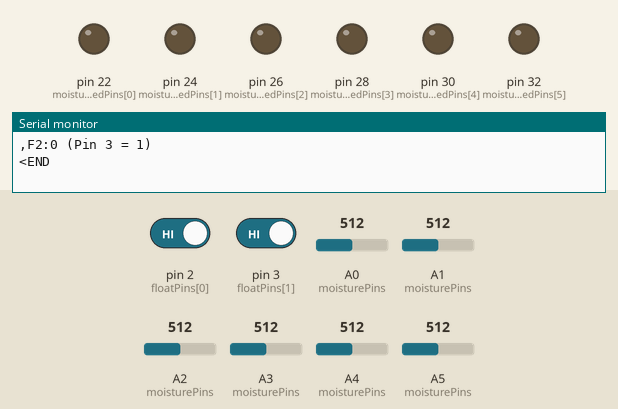
Simulated run of this sketch. Board: Arduino Mega 2560, built with avr-gcc and run on an emulated ATmega2560. Shown: output pins drawn as LEDs (lit = HIGH), the last lines printed to the serial monitor. Inputs (shaded band) come from the test bench; at power-on: A0 (moisturePins) = 512, A1 (moisturePins) = 512, A2 (moisturePins) = 512, A3 (moisturePins) = 512, A4 (moisturePins) = 512, pin 2 (floatPins[0]) HIGH, pin 3 (floatPins[1]) HIGH, A5 (moisturePins) = 512.

Above: at 2.5 s.
2.6 s: A0 (moisturePins) set to 559
At 3.2 s:
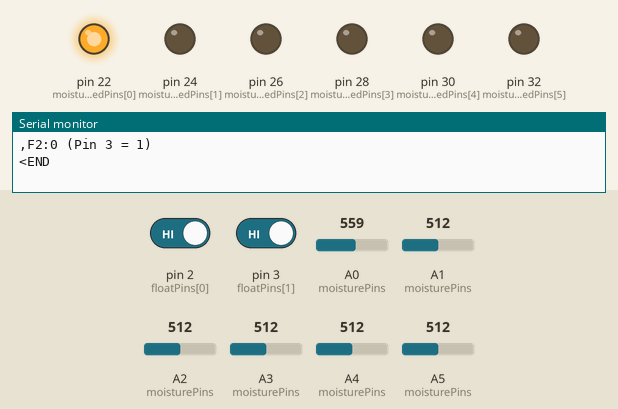
4.4 s: A1 (moisturePins) set to 534
5.9 s: A1 (moisturePins) set to 552
At 6.4 s:
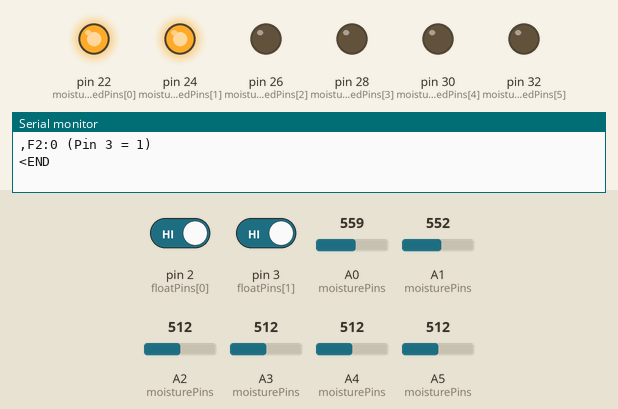
7.5 s: A2 (moisturePins) set to 557
At 8.1 s:
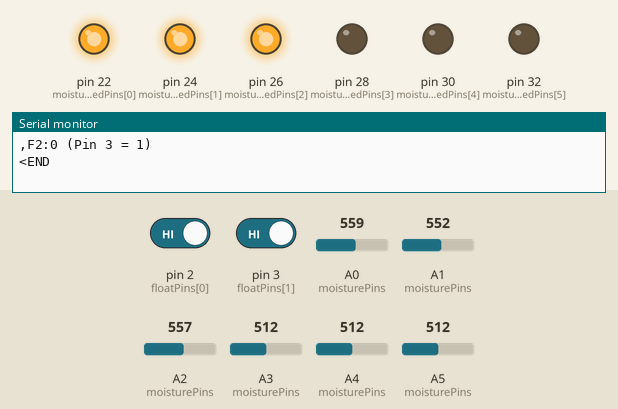
9.1 s: A3 (moisturePins) set to 716
At 9.9 s:
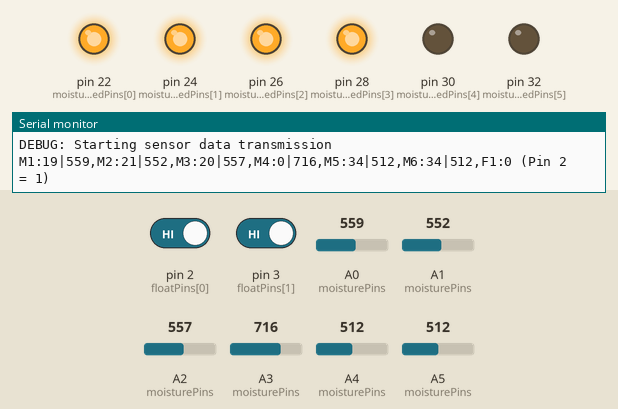
10.6 s: A4 (moisturePins) set to 716
At 11.6 s:
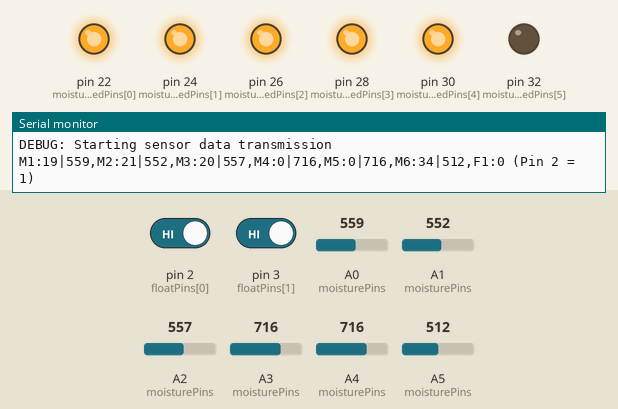
Timing chart, 0 to 13.2 s (numbered marks = the images above; inputs shaded):
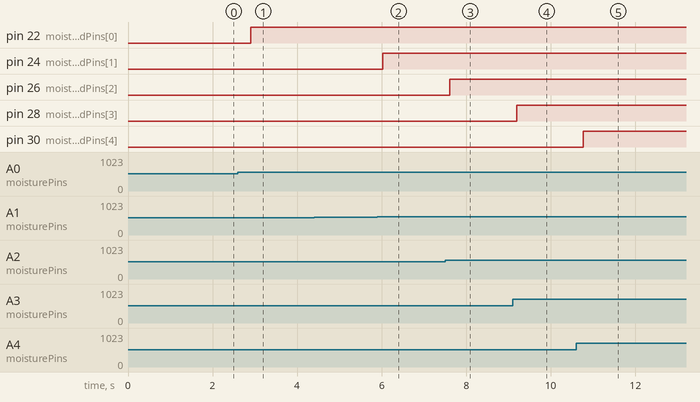

Measured:
- the behaviour switches between 542 and 543 on A0 (moisturePins) (found by bisection; images 0 and 1)
- the behaviour switches between 542 and 543 on A1 (moisturePins) (found by bisection; images 1 and 2)
- the behaviour switches between 542 and 543 on A2 (moisturePins) (found by bisection; images 2 and 3)
- after the input at 2.6 s, pin 22 (moistureLedPins[0]): LOW → HIGH after 0.31 s
- after the input at 5.9 s, pin 24 (moistureLedPins[1]): LOW → HIGH after 0.13 s
- after the input at 7.5 s, pin 26 (moistureLedPins[2]): LOW → HIGH after 0.11 s
- after the input at 9.1 s, pin 28 (moistureLedPins[3]): LOW → HIGH after 0.09 s
- after the input at 10.6 s, pin 30 (moistureLedPins[4]): LOW → HIGH after 0.17 s

The sketch:

plant_controller.ino
```cpp
#define MOISTURE_SENSORS 6  // 6 soil moisture sensors
#define FLOAT_SENSORS 2     // 2 humidity tray float sensors
#define WATER_PUMPS 8       // 6 plant pumps + 2 humidity tray pumps
#define MOISTURE_LEDS 6    // One LED per moisture sensor
#define FLOAT_LEDS 2      // One LED per float sensor

// Calibration values for capacitive soil moisture sensor
const int AIR_VALUE = 620;    // Value when sensor is in air
const int WATER_VALUE = 310;  // Value when sensor is in water
const int READINGS_PER_SENSOR = 4;  // Number of readings to average

// Pin definitions
const int moisturePins[] = {A0, A1, A2, A3, A4, A5};  // Soil moisture sensors
const int floatPins[] = {2, 3};  // Float sensors
const int moistureLedPins[] = {22, 24, 26, 28, 30, 32};  // LED pins for moisture warnings

void setup() {
  Serial.begin(9600);

  // Configure pins
  for(int i = 0; i < FLOAT_SENSORS; i++) {
    pinMode(floatPins[i], INPUT_PULLUP);
  }

  // Configure analog reference
  analogReference(DEFAULT);

  // Wait a moment for serial to stabilize
  delay(1000);

  // Send startup message repeatedly until connection is established
  while (!Serial) {
    ; // Wait for serial port to connect
  }

  // Send READY message multiple times to ensure it's received
  for(int i = 0; i < 3; i++) {
    Serial.println("READY");
    delay(100);
  }

  // Configure LED pins
  for(int i = 0; i < MOISTURE_LEDS; i++) {
    pinMode(moistureLedPins[i], OUTPUT);
    digitalWrite(moistureLedPins[i], LOW);
  }
}

int readMoistureSensor(int pin) {
    long sum = 0;
    int validReadings = 0;
    int lastReading = -1;

    for(int i = 0; i < READINGS_PER_SENSOR; i++) {
        int reading = analogRead(pin);

        if(reading > 1000) {
            return -1;  // Disconnected
        }

        if(lastReading != -1 && abs(reading - lastReading) > 50) {
            return -1;  // Unstable reading
        }

        sum += reading;
        validReadings++;
        lastReading = reading;
        delay(10);
    }

    if(validReadings == 0) return -1;
    return sum / validReadings;
}

void sendSensorData() {
    Serial.println("BEGIN>");

    // Debug output before sending data
    Serial.println("DEBUG: Starting sensor data transmission");

    // Read moisture sensors
    for(int i = 0; i < MOISTURE_SENSORS; i++) {
        int rawValue = readMoistureSensor(moisturePins[i]);

        Serial.print("M");
        Serial.print(i + 1);
        Serial.print(":");

        if(rawValue != -1 && rawValue < 1000) {
            int moisturePercent = map(constrain(rawValue, WATER_VALUE, AIR_VALUE),
                                  AIR_VALUE, WATER_VALUE, 0, 100);

            // Control LED based on moisture level
            digitalWrite(moistureLedPins[i], moisturePercent < 25 ? HIGH : LOW);

            Serial.print(moisturePercent);
            Serial.print("|");
            Serial.print(rawValue);
        } else {
            Serial.print("NC");
        }

        if(i < MOISTURE_SENSORS-1) Serial.print(",");
    }

    // Debug output for float sensors
    for(int i = 0; i < FLOAT_SENSORS; i++) {
        int floatValue = !digitalRead(floatPins[i]);

        Serial.print(",F");
        Serial.print(i + 1);
        Serial.print(":");
        Serial.print(floatValue);

        // Debug output for each float sensor
        Serial.print(" (Pin ");
        Serial.print(floatPins[i]);
        Serial.print(" = ");
        Serial.print(digitalRead(floatPins[i]));
        Serial.println(")");
    }

    Serial.println("<END");
}

void loop() {
  // Add debug output
  Serial.println("DEBUG: Starting sensor reading cycle");

  // Read and send sensor data
  sendSensorData();

  // Reduce delay to 500ms for more frequent updates
  delay(500);
}
```
